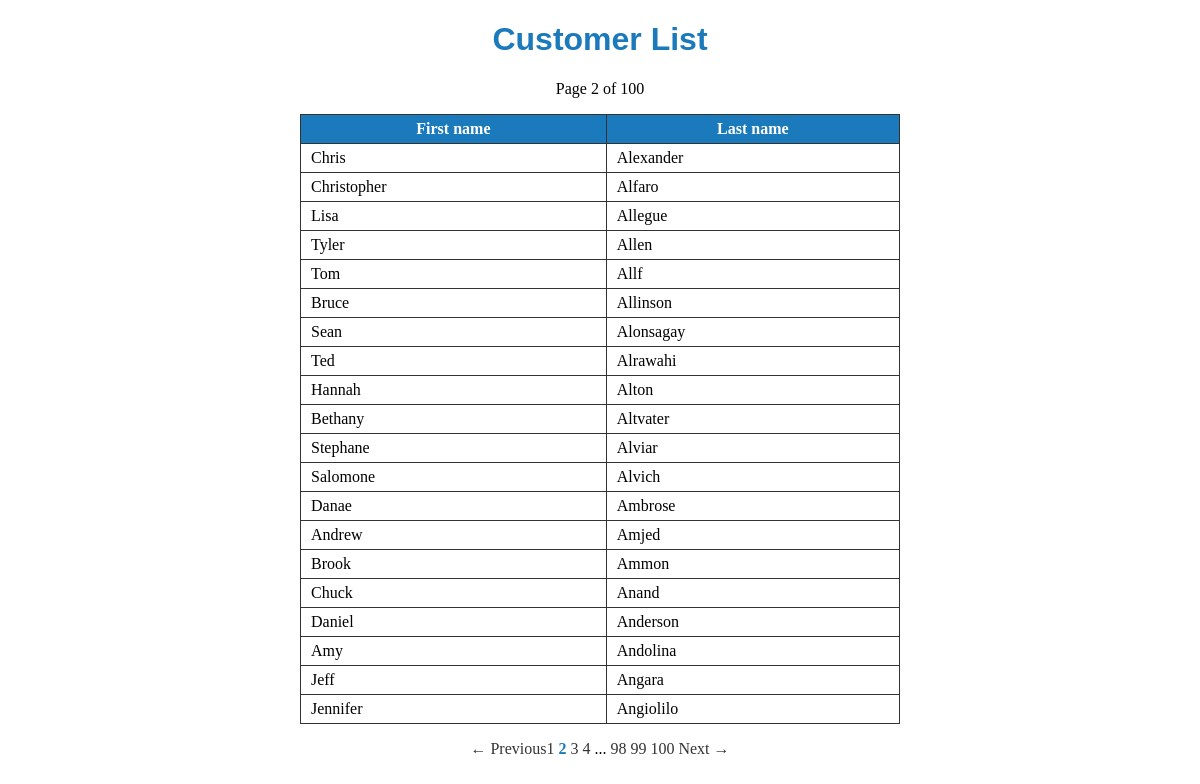
The app's page /pagination/public/customers.php?page=2 with its own data.
### tables this page shows
CREATE TABLE customers (
  id int(11) NOT NULL auto_increment,
  first_name varchar(255),
  last_name varchar(255),
  PRIMARY KEY (id)
);

### pagination/private/query_functions.php (called while the page is built)
<?php
  function find_customers($limit=0, $offset=0) {
    global $db;
    $sql = "SELECT * FROM customers ";
    $sql .= "ORDER BY last_name ASC, first_name ASC";
    if($limit > 0) {
      $sql .= " LIMIT " . db_escape($db, $limit);
    }
    if($offset > 0) {
      $sql .= " OFFSET " . db_escape($db, $offset);
    }
    $result = db_query($db, $sql);
    return $result;
  }
  function count_customers() {
    global $db;
    $sql = "SELECT COUNT(*) FROM customers ";
    $result = db_query($db, $sql);
    $array = db_fetch_assoc($result);
    return $array['COUNT(*)'];
  }
?>

### pagination/private/database.php (called while the page is built, shortened)
<?php
  function db_query($connection, $sql) {
    $result_set = mysqli_query($connection, $sql);
    return $result_set;
  }
  function db_fetch_assoc($result_set) {
    return mysqli_fetch_assoc($result_set);
  }
  function db_escape($connection, $string) {
    return mysqli_real_escape_string($connection, $string);
  }
?>

### pagination/private/functions.php (called while the page is built)
<?php
  function h($string="") {
    return htmlspecialchars($string);
  }
?>

### pagination/public/customers.php (the view, shortened to what this page needs)
<?php
$total_count = count_customers();
$page = ($_GET['page'] ?? 1);
$pagination = new Pagination($total_count,$page,20);
$customers = find_customers($pagination->per_page, $pagination->offset());
?>
<!doctype html>
<html lang="en">
  <head>
    <link rel="stylesheet" href="stylesheets/public.css">
  </head>
  <body>
    <h1>Customer List</h1>
    <p class="page-status">
      Page <?php echo $pagination->current_page;?> of <?php echo $pagination->total_pages(); ?>
    </p>
    <table id="customer-list">
      <tr>
        <th>First name</th>
        <th>Last name</th>
      </tr>
      <?php
        while($customer = db_fetch_assoc($customers)) {
          echo "<tr>";
          echo "<td>" . h($customer['first_name']) . "</td>";
          echo "<td>" . h($customer['last_name']) . "</td>";
          echo "</tr>";
        }
      ?>
    </table>
        <?php echo $pagination->page_links("customers.php"); ?>
  </body>
</html>

### pagination/public/stylesheets/public.css (style rules this page uses)
html, body { margin: 0; padding: 0; height: 100%; width: 100%; }
h1 { width: 100%; text-align: center; font-family: sans-serif; color: #1B7ABC; }
table#customer-list { width: 50%; border-collapse: collapse; margin: 0 auto; }
table tr th { color: #fff; background: #1B7ABC; }
table tr td, table tr th { border: 1px solid #333; padding: 5px 10px; }
p.page-status, p.pagination { width: 100%; text-align: center; }

### records on screen
customers: first_name "Chris", last_name "Alexander"
customers: first_name "Christopher", last_name "Alfaro"
customers: first_name "Lisa", last_name "Allegue"
customers: first_name "Tyler", last_name "Allen"
customers: first_name "Tom", last_name "Allf"
customers: first_name "Bruce", last_name "Allinson"
customers: first_name "Sean", last_name "Alonsagay"
customers: first_name "Ted", last_name "Alrawahi"
customers: first_name "Hannah", last_name "Alton"
customers: first_name "Bethany", last_name "Altvater"
customers: first_name "Stephane", last_name "Alviar"
customers: first_name "Salomone", last_name "Alvich"
customers: first_name "Danae", last_name "Ambrose"
customers: first_name "Andrew", last_name "Amjed"
customers: first_name "Brook", last_name "Ammon"
customers: first_name "Chuck", last_name "Anand"
customers: first_name "Daniel", last_name "Anderson"
customers: first_name "Amy", last_name "Andolina"
customers: first_name "Jeff", last_name "Angara"
customers: first_name "Jennifer", last_name "Angiolilo"

### other values on screen
$pagination->current_page "2"
$pagination->total_pages() "100"
